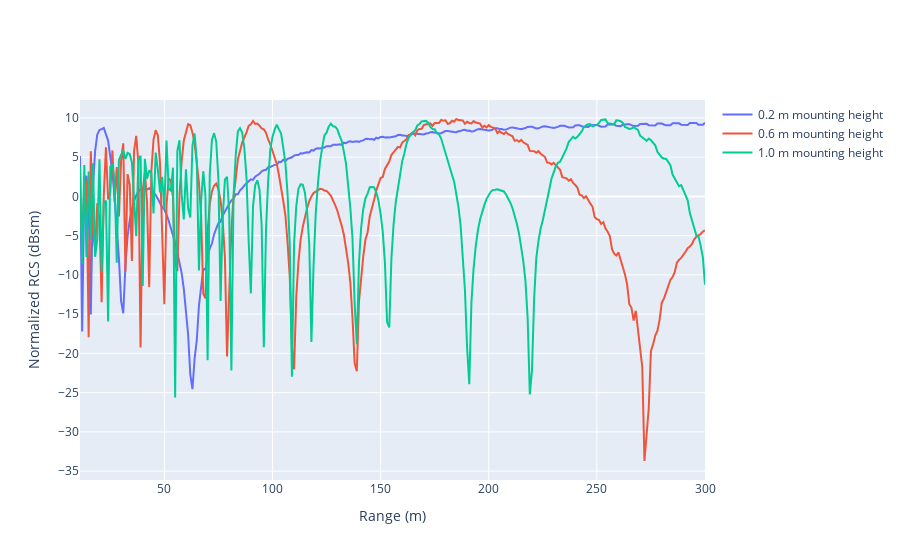

Notebook source saved alongside this figure:
### Markdown cell above
## Results

Duo to the multi-path:

- Path 1: Tx -> Corner reflecor -> Rx
- Path 2: Tx -> Ground -> Corner reflecor -> Ground -> Rx
- Path 3: Tx -> Ground -> Corner reflecor -> Rx
- Path 4: Tx -> Corner reflecor -> Ground -> Rx

A fluctuation can be observed from the received target amplitude versus the target range.

### Code cell
import plotly.graph_objs as go
from IPython.display import Image

t_range = 10 + np.arange(290, 0, -1) * 1

fig = go.Figure()

for idx, height in enumerate(mount_height):
    fig.add_trace(
        go.Scatter(
            x=t_range,
            y=amp_multi[idx, :] - amp_single.flatten(),
            name=str(np.round(height, 1)) + " m mounting height",
        )
    )

fig.update_layout(
    yaxis=dict(title="Normalized RCS (dBsm)"),
    xaxis=dict(title="Range (m)"),
)

# uncomment this to display interactive plot
fig.show()

# display static image to reduce size on radarsimx.com
# img_bytes = fig.to_image(format="jpg", scale=2)
# display(Image(img_bytes))

### Figure 1 — Plotly figure (JSON) as saved in the notebook; plotly's stock layout.template omitted (floating-point values rounded to 4 significant figures; data arrays with more than 128 entries replaced by an {"elided": "..."} marker saying what was removed)
{"data": [{"name": "0.2 m mounting height", "type": "scatter", "x": {"elided": "290 int values"}, "y": {"elided": "290 float values"}}, {"name": "0.6 m mounting height", "type": "scatter", "x": {"elided": "290 int values"}, "y": {"elided": "290 float values"}}, {"name": "1.0 m mounting height", "type": "scatter", "x": {"elided": "290 int values"}, "y": {"elided": "290 float values"}}], "layout": {"xaxis": {"title": {"text": "Range (m)"}}, "yaxis": {"title": {"text": "Normalized RCS (dBsm)"}}}}
